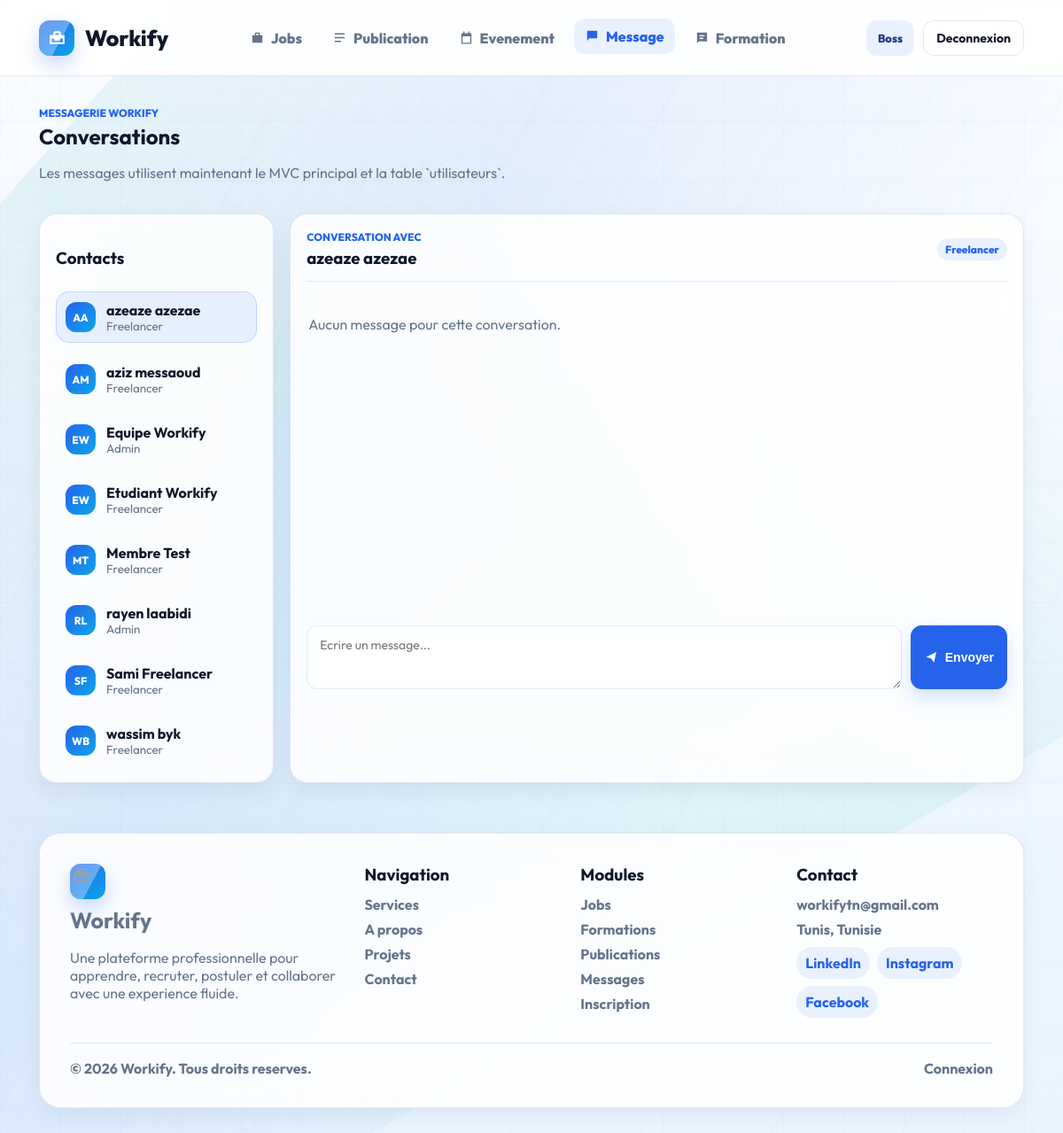
The app's page /controller/MessageC.php?office=front&action=list (signed in) with its own data.
### tables this page shows
CREATE TABLE `utilisateurs` (
  `id` int(11) NOT NULL AUTO_INCREMENT,
  `role_id` int(11) NOT NULL,
  `first_name` varchar(100) NOT NULL,
  `last_name` varchar(100) NOT NULL,
  `email` varchar(190) NOT NULL,
  `phone` varchar(40) DEFAULT NULL,
  `password` varchar(255) NOT NULL,
  `headline` varchar(150) NOT NULL,
  `bio` text NOT NULL,
  `avatar_url` varchar(255) DEFAULT NULL,
  `status` enum('active','pending','blocked') NOT NULL DEFAULT 'active',
  `created_at` datetime NOT NULL DEFAULT current_timestamp(),
  PRIMARY KEY (`id`),
  UNIQUE KEY `email` (`email`),
  KEY `fk_utilisateurs_role` (`role_id`),
  CONSTRAINT `fk_utilisateurs_role` FOREIGN KEY (`role_id`) REFERENCES `roles` (`id`) ON UPDATE CASCADE
);

CREATE TABLE `roles` (
  `id` int(11) NOT NULL AUTO_INCREMENT,
  `name` varchar(60) NOT NULL,
  `slug` varchar(40) NOT NULL,
  `description` varchar(255) DEFAULT NULL,
  PRIMARY KEY (`id`),
  UNIQUE KEY `slug` (`slug`)
);

### controller/MessageModel.php (called while the page is built, shortened)
<?php
class MessageModel
{
    public function listeUtilisateursContactables($currentUserId)
    {
        $sql = 'SELECT u.*, r.slug AS role_slug, r.name AS role_name
                FROM utilisateurs u
                INNER JOIN roles r ON u.role_id = r.id
                WHERE u.status = "active" AND u.id != :id
                ORDER BY u.first_name ASC, u.last_name ASC';
        $db = config::getConnexion();
        try {
            $query = $db->prepare($sql);
            $query->execute(['id' => (int) $currentUserId]);
            return $query->fetchAll();
        } catch (Exception $e) {
            die('Erreur: ' . $e->getMessage());
        }
    }
}
?>

### controller/UtilisateurModel.php (called while the page is built, shortened)
<?php
class UtilisateurModel
{
    public function getUtilisateurById($id)
    {
        $sql = 'SELECT u.*, r.name AS role_name, r.slug AS role_slug
                FROM utilisateurs u
                INNER JOIN roles r ON u.role_id = r.id
                WHERE u.id = :id';
        $db = config::getConnexion();
        try {
            $query = $db->prepare($sql);
            $query->execute(['id' => $id]);
            return $query->fetch();
        } catch (Exception $e) {
            die('Erreur: ' . $e->getMessage());
        }
    }
}
?>

### view/messages/list.php (the view, shortened to what this page needs)
<?php
$contacts = isset($contacts) ? $contacts : [];
$messages = isset($messages) ? $messages : [];
$selectedUser = isset($selectedUser) ? $selectedUser : null;
include __DIR__ . '/../includes/header.php';
?>
<div class="toolbar">
    <div>
        <p class="eyebrow">Messagerie Workify</p>
        <h2>Conversations</h2>
        <p class="muted">Les messages utilisent maintenant le MVC principal et la table `utilisateurs`.</p>
    </div>
</div>
<div class="message-layout">
    <aside class="message-contacts">
        <h3>Contacts</h3>
        <?php foreach ($contacts as $contactItem) { ?>
            <a class="contact-row <?= $selectedUser && (int) $selectedUser['id'] === (int) $contactItem['id'] ? 'active' : ''; ?>" href="../controller/MessageC.php?office=front&action=list&with=<?= (int) $contactItem['id']; ?>">
                <span class="avatar-pill small"><?= htmlspecialchars(strtoupper(substr($contactItem['first_name'], 0, 1) . substr($contactItem['last_name'], 0, 1)), ENT_QUOTES); ?></span>
                <span>
                    <strong><?= htmlspecialchars($contactItem['first_name'] . ' ' . $contactItem['last_name'], ENT_QUOTES); ?></strong>
                    <small><?= htmlspecialchars($contactItem['role_name'], ENT_QUOTES); ?></small>
                </span>
            </a>
        <?php } ?>
    </aside>
    <section class="message-panel">
        <?php if (!$selectedUser) { ?>
            <div class="empty-state">
                <h3>Choisissez un contact</h3>
                <p class="muted">Selectionnez un utilisateur pour commencer la conversation.</p>
            </div>
        <?php } else { ?>
            <div class="message-head">
                <div>
                    <p class="eyebrow">Conversation avec</p>
                    <h3><?= htmlspecialchars($selectedUser['first_name'] . ' ' . $selectedUser['last_name'], ENT_QUOTES); ?></h3>
                </div>
                <span class="badge"><?= htmlspecialchars($selectedUser['role_name'], ENT_QUOTES); ?></span>
            </div>
            <div class="message-thread">
                <?php if (empty($messages)) { ?>
                    <p class="muted">Aucun message pour cette conversation.</p>
                <?php } ?>
            </div>
            <form class="message-form" action="../controller/MessageC.php?office=front&action=send" method="post">
                <textarea name="content" placeholder="Ecrire un message..." required></textarea>
                <button class="btn btn-primary" type="submit">
                    <svg viewBox="0 0 24 24"><path d="M3 12 21 3l-4 18-5-7-7-2z"/></svg>
                    Envoyer
                </button>
            </form>
        <?php } ?>
    </section>
</div>
<?php include __DIR__ . '/../includes/footer.php'; ?>

### records on screen
utilisateurs: first_name+last_name "AA", first_name+last_name "azeaze azezae", role.name "Freelancer"
utilisateurs: first_name+last_name "AM", first_name+last_name "aziz messaoud", role.name "Freelancer"
utilisateurs: first_name+last_name "EW", first_name+last_name "Equipe Workify", role.name "Admin"
utilisateurs: first_name+last_name "EW", first_name+last_name "Etudiant Workify", role.name "Freelancer"
utilisateurs: first_name+last_name "MT", first_name+last_name "Membre Test", role.name "Freelancer"
utilisateurs: first_name+last_name "RL", first_name+last_name "rayen laabidi", role.name "Admin"
utilisateurs: first_name+last_name "SF", first_name+last_name "Sami Freelancer", role.name "Freelancer"
utilisateurs: first_name+last_name "WB", first_name+last_name "wassim byk", role.name "Freelancer"

### other values on screen
$link['label'] "Jobs"
$link['label'] "Publication"
$link['label'] "Evenement"
$link['label'] "Message"
$link['label'] "Formation"
AuthC::currentUserName() "Boss"
